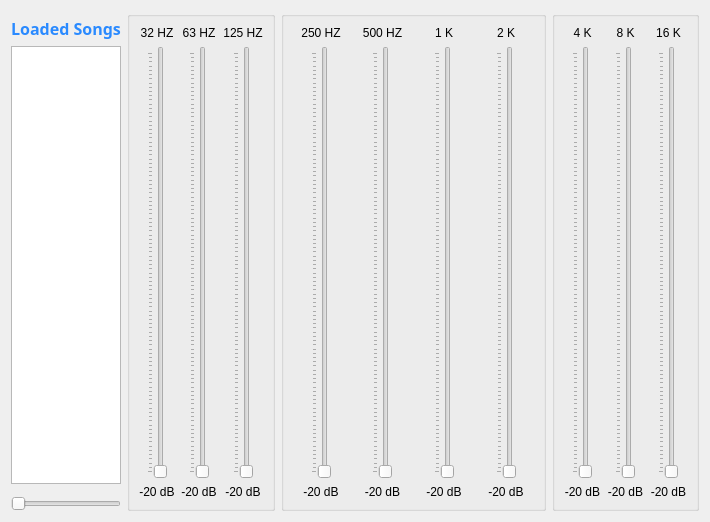
<?xml version="1.0" encoding="UTF-8"?>
<ui version="4.0">
 <class>Form</class>
 <widget class="QWidget" name="Form">
  <property name="geometry">
   <rect>
    <x>0</x>
    <y>0</y>
    <width>710</width>
    <height>522</height>
   </rect>
  </property>
  <property name="windowTitle">
   <string>Form</string>
  </property>
  <layout class="QVBoxLayout" name="verticalLayout">
   <item>
    <layout class="QHBoxLayout" name="horizontalLayout_4">
     <item>
      <layout class="QVBoxLayout" name="verticalLayout_2">
       <item>
        <spacer name="verticalSpacer_2">
         <property name="orientation">
          <enum>Qt::Vertical</enum>
         </property>
         <property name="sizeType">
          <enum>QSizePolicy::Minimum</enum>
         </property>
         <property name="sizeHint" stdset="0">
          <size>
           <width>20</width>
           <height>6</height>
          </size>
         </property>
        </spacer>
       </item>
       <item>
        <widget class="QLabel" name="label">
         <property name="font">
          <font>
           <family>Source Code Pro</family>
           <pointsize>12</pointsize>
           <weight>75</weight>
           <bold>true</bold>
          </font>
         </property>
         <property name="styleSheet">
          <string notr="true">color: #2a8aff;
font-family: &quot;Source Code Pro&quot;;
font-weight: bold;</string>
         </property>
         <property name="text">
          <string>Loaded Songs</string>
         </property>
         <property name="alignment">
          <set>Qt::AlignCenter</set>
         </property>
        </widget>
       </item>
       <item>
        <widget class="QListWidget" name="loaded_songs">
         <property name="itemAlignment">
          <set>Qt::AlignHCenter|Qt::AlignJustify</set>
         </property>
        </widget>
       </item>
       <item>
        <spacer name="verticalSpacer">
         <property name="orientation">
          <enum>Qt::Vertical</enum>
         </property>
         <property name="sizeType">
          <enum>QSizePolicy::Minimum</enum>
         </property>
         <property name="sizeHint" stdset="0">
          <size>
           <width>20</width>
           <height>6</height>
          </size>
         </property>
        </spacer>
       </item>
       <item>
        <widget class="QSlider" name="horizontalSlider">
         <property name="toolTip">
          <string>Volume</string>
         </property>
         <property name="orientation">
          <enum>Qt::Horizontal</enum>
         </property>
        </widget>
       </item>
      </layout>
     </item>
     <item>
      <widget class="QGroupBox" name="low_freq_groupbox">
       <property name="minimumSize">
        <size>
         <width>0</width>
         <height>200</height>
        </size>
       </property>
       <property name="styleSheet">
        <string notr="true"/>
       </property>
       <property name="title">
        <string/>
       </property>
       <property name="flat">
        <bool>false</bool>
       </property>
       <layout class="QGridLayout" name="gridLayout_11">
        <item row="1" column="1">
         <layout class="QGridLayout" name="gridLayout_4">
          <item row="1" column="0">
           <spacer name="horizontalSpacer_9">
            <property name="orientation">
             <enum>Qt::Horizontal</enum>
            </property>
            <property name="sizeHint" stdset="0">
             <size>
              <width>40</width>
              <height>20</height>
             </size>
            </property>
           </spacer>
          </item>
          <item row="1" column="1">
           <widget class="QSlider" name="hz_32">
            <property name="orientation">
             <enum>Qt::Vertical</enum>
            </property>
            <property name="tickPosition">
             <enum>QSlider::TicksAbove</enum>
            </property>
           </widget>
          </item>
          <item row="1" column="2">
           <spacer name="horizontalSpacer_10">
            <property name="orientation">
             <enum>Qt::Horizontal</enum>
            </property>
            <property name="sizeHint" stdset="0">
             <size>
              <width>40</width>
              <height>20</height>
             </size>
            </property>
           </spacer>
          </item>
          <item row="0" column="0" colspan="3">
           <widget class="QLabel" name="label_79">
            <property name="styleSheet">
             <string notr="true"/>
            </property>
            <property name="text">
             <string>32 HZ</string>
            </property>
            <property name="alignment">
             <set>Qt::AlignCenter</set>
            </property>
           </widget>
          </item>
          <item row="2" column="0" colspan="3">
           <widget class="QLabel" name="label_80">
            <property name="styleSheet">
             <string notr="true"/>
            </property>
            <property name="text">
             <string>-20 dB</string>
            </property>
            <property name="alignment">
             <set>Qt::AlignCenter</set>
            </property>
           </widget>
          </item>
         </layout>
        </item>
        <item row="1" column="3">
         <layout class="QGridLayout" name="gridLayout_2">
          <item row="1" column="0">
           <spacer name="horizontalSpacer_5">
            <property name="orientation">
             <enum>Qt::Horizontal</enum>
            </property>
            <property name="sizeHint" stdset="0">
             <size>
              <width>40</width>
              <height>20</height>
             </size>
            </property>
           </spacer>
          </item>
          <item row="1" column="1">
           <widget class="QSlider" name="hz_125">
            <property name="orientation">
             <enum>Qt::Vertical</enum>
            </property>
            <property name="tickPosition">
             <enum>QSlider::TicksAbove</enum>
            </property>
           </widget>
          </item>
          <item row="1" column="2">
           <spacer name="horizontalSpacer_6">
            <property name="orientation">
             <enum>Qt::Horizontal</enum>
            </property>
            <property name="sizeHint" stdset="0">
             <size>
              <width>40</width>
              <height>20</height>
             </size>
            </property>
           </spacer>
          </item>
          <item row="0" column="0" colspan="3">
           <widget class="QLabel" name="label_75">
            <property name="styleSheet">
             <string notr="true"/>
            </property>
            <property name="text">
             <string>125 HZ</string>
            </property>
            <property name="alignment">
             <set>Qt::AlignCenter</set>
            </property>
           </widget>
          </item>
          <item row="2" column="0" colspan="3">
           <widget class="QLabel" name="label_76">
            <property name="styleSheet">
             <string notr="true"/>
            </property>
            <property name="text">
             <string>-20 dB</string>
            </property>
            <property name="alignment">
             <set>Qt::AlignCenter</set>
            </property>
           </widget>
          </item>
         </layout>
        </item>
        <item row="1" column="2">
         <layout class="QGridLayout" name="gridLayout_3">
          <item row="1" column="0">
           <spacer name="horizontalSpacer_7">
            <property name="orientation">
             <enum>Qt::Horizontal</enum>
            </property>
            <property name="sizeHint" stdset="0">
             <size>
              <width>40</width>
              <height>20</height>
             </size>
            </property>
           </spacer>
          </item>
          <item row="1" column="1">
           <widget class="QSlider" name="hz_64">
            <property name="orientation">
             <enum>Qt::Vertical</enum>
            </property>
            <property name="tickPosition">
             <enum>QSlider::TicksAbove</enum>
            </property>
           </widget>
          </item>
          <item row="1" column="2">
           <spacer name="horizontalSpacer_8">
            <property name="orientation">
             <enum>Qt::Horizontal</enum>
            </property>
            <property name="sizeHint" stdset="0">
             <size>
              <width>40</width>
              <height>20</height>
             </size>
            </property>
           </spacer>
          </item>
          <item row="0" column="0" colspan="3">
           <widget class="QLabel" name="label_77">
            <property name="styleSheet">
             <string notr="true"/>
            </property>
            <property name="text">
             <string>63 HZ</string>
            </property>
            <property name="alignment">
             <set>Qt::AlignCenter</set>
            </property>
           </widget>
          </item>
          <item row="2" column="0" colspan="3">
           <widget class="QLabel" name="label_78">
            <property name="styleSheet">
             <string notr="true"/>
            </property>
            <property name="text">
             <string>-20 dB</string>
            </property>
            <property name="alignment">
             <set>Qt::AlignCenter</set>
            </property>
           </widget>
          </item>
         </layout>
        </item>
        <item row="0" column="1" colspan="3">
         <layout class="QHBoxLayout" name="low_freq_icons"/>
        </item>
       </layout>
      </widget>
     </item>
     <item>
      <spacer name="horizontalSpacer">
       <property name="orientation">
        <enum>Qt::Horizontal</enum>
       </property>
       <property name="sizeHint" stdset="0">
        <size>
         <width>40</width>
         <height>20</height>
        </size>
       </property>
      </spacer>
     </item>
     <item>
      <widget class="QGroupBox" name="groupBox_6">
       <property name="minimumSize">
        <size>
         <width>0</width>
         <height>200</height>
        </size>
       </property>
       <property name="styleSheet">
        <string notr="true"/>
       </property>
       <property name="title">
        <string/>
       </property>
       <property name="flat">
        <bool>false</bool>
       </property>
       <layout class="QGridLayout" name="gridLayout_12">
        <item row="1" column="1">
         <layout class="QGridLayout" name="gridLayout_5">
          <item row="1" column="0">
           <spacer name="horizontalSpacer_11">
            <property name="orientation">
             <enum>Qt::Horizontal</enum>
            </property>
            <property name="sizeHint" stdset="0">
             <size>
              <width>40</width>
              <height>20</height>
             </size>
            </property>
           </spacer>
          </item>
          <item row="1" column="1">
           <widget class="QSlider" name="hz_500">
            <property name="orientation">
             <enum>Qt::Vertical</enum>
            </property>
            <property name="tickPosition">
             <enum>QSlider::TicksAbove</enum>
            </property>
           </widget>
          </item>
          <item row="1" column="2">
           <spacer name="horizontalSpacer_12">
            <property name="orientation">
             <enum>Qt::Horizontal</enum>
            </property>
            <property name="sizeHint" stdset="0">
             <size>
              <width>40</width>
              <height>20</height>
             </size>
            </property>
           </spacer>
          </item>
          <item row="0" column="0" colspan="3">
           <widget class="QLabel" name="label_81">
            <property name="styleSheet">
             <string notr="true"/>
            </property>
            <property name="text">
             <string>500 HZ</string>
            </property>
            <property name="alignment">
             <set>Qt::AlignCenter</set>
            </property>
           </widget>
          </item>
          <item row="2" column="0" colspan="3">
           <widget class="QLabel" name="label_82">
            <property name="styleSheet">
             <string notr="true"/>
            </property>
            <property name="text">
             <string>-20 dB</string>
            </property>
            <property name="alignment">
             <set>Qt::AlignCenter</set>
            </property>
           </widget>
          </item>
         </layout>
        </item>
        <item row="1" column="2">
         <layout class="QGridLayout" name="gridLayout_6">
          <item row="2" column="0" colspan="3">
           <widget class="QLabel" name="label_84">
            <property name="styleSheet">
             <string notr="true"/>
            </property>
            <property name="text">
             <string>-20 dB</string>
            </property>
            <property name="alignment">
             <set>Qt::AlignCenter</set>
            </property>
           </widget>
          </item>
          <item row="1" column="0">
           <spacer name="horizontalSpacer_13">
            <property name="orientation">
             <enum>Qt::Horizontal</enum>
            </property>
            <property name="sizeHint" stdset="0">
             <size>
              <width>40</width>
              <height>20</height>
             </size>
            </property>
           </spacer>
          </item>
          <item row="1" column="1">
           <widget class="QSlider" name="hz_1k">
            <property name="orientation">
             <enum>Qt::Vertical</enum>
            </property>
            <property name="tickPosition">
             <enum>QSlider::TicksAbove</enum>
            </property>
           </widget>
          </item>
          <item row="1" column="2">
           <spacer name="horizontalSpacer_14">
            <property name="orientation">
             <enum>Qt::Horizontal</enum>
            </property>
            <property name="sizeHint" stdset="0">
             <size>
              <width>40</width>
              <height>20</height>
             </size>
            </property>
           </spacer>
          </item>
          <item row="0" column="0" colspan="3">
           <widget class="QLabel" name="label_83">
            <property name="styleSheet">
             <string notr="true"/>
            </property>
            <property name="text">
             <string>1 K</string>
            </property>
            <property name="alignment">
             <set>Qt::AlignCenter</set>
            </property>
           </widget>
          </item>
         </layout>
        </item>
        <item row="1" column="0">
         <layout class="QGridLayout" name="gridLayout">
          <item row="1" column="0">
           <spacer name="horizontalSpacer_3">
            <property name="orientation">
             <enum>Qt::Horizontal</enum>
            </property>
            <property name="sizeHint" stdset="0">
             <size>
              <width>40</width>
              <height>20</height>
             </size>
            </property>
           </spacer>
          </item>
          <item row="1" column="1">
           <widget class="QSlider" name="hz_250">
            <property name="orientation">
             <enum>Qt::Vertical</enum>
            </property>
            <property name="tickPosition">
             <enum>QSlider::TicksAbove</enum>
            </property>
           </widget>
          </item>
          <item row="1" column="2">
           <spacer name="horizontalSpacer_4">
            <property name="orientation">
             <enum>Qt::Horizontal</enum>
            </property>
            <property name="sizeHint" stdset="0">
             <size>
              <width>40</width>
              <height>20</height>
             </size>
            </property>
           </spacer>
          </item>
          <item row="0" column="0" colspan="3">
           <widget class="QLabel" name="label_61">
            <property name="styleSheet">
             <string notr="true"/>
            </property>
            <property name="text">
             <string>250 HZ</string>
            </property>
            <property name="alignment">
             <set>Qt::AlignCenter</set>
            </property>
           </widget>
          </item>
          <item row="2" column="0" colspan="3">
           <widget class="QLabel" name="label_62">
            <property name="styleSheet">
             <string notr="true"/>
            </property>
            <property name="text">
             <string>-20 dB</string>
            </property>
            <property name="alignment">
             <set>Qt::AlignCenter</set>
            </property>
           </widget>
          </item>
         </layout>
        </item>
        <item row="1" column="3">
         <layout class="QGridLayout" name="gridLayout_7">
          <item row="1" column="0">
           <spacer name="horizontalSpacer_15">
            <property name="orientation">
             <enum>Qt::Horizontal</enum>
            </property>
            <property name="sizeHint" stdset="0">
             <size>
              <width>40</width>
              <height>20</height>
             </size>
            </property>
           </spacer>
          </item>
          <item row="1" column="1">
           <widget class="QSlider" name="hz_1k_2">
            <property name="orientation">
             <enum>Qt::Vertical</enum>
            </property>
            <property name="tickPosition">
             <enum>QSlider::TicksAbove</enum>
            </property>
           </widget>
          </item>
          <item row="1" column="2">
           <spacer name="horizontalSpacer_16">
            <property name="orientation">
             <enum>Qt::Horizontal</enum>
            </property>
            <property name="sizeHint" stdset="0">
             <size>
              <width>40</width>
              <height>20</height>
             </size>
            </property>
           </spacer>
          </item>
          <item row="0" column="0" colspan="3">
           <widget class="QLabel" name="label_85">
            <property name="styleSheet">
             <string notr="true"/>
            </property>
            <property name="text">
             <string>2 K</string>
            </property>
            <property name="alignment">
             <set>Qt::AlignCenter</set>
            </property>
           </widget>
          </item>
          <item row="2" column="0" colspan="3">
           <widget class="QLabel" name="label_86">
            <property name="styleSheet">
             <string notr="true"/>
            </property>
            <property name="text">
             <string>-20 dB</string>
            </property>
            <property name="alignment">
             <set>Qt::AlignCenter</set>
            </property>
           </widget>
          </item>
         </layout>
        </item>
        <item row="0" column="0" colspan="4">
         <layout class="QHBoxLayout" name="low_freq_icons_6"/>
        </item>
       </layout>
      </widget>
     </item>
     <item>
      <spacer name="horizontalSpacer_2">
       <property name="orientation">
        <enum>Qt::Horizontal</enum>
       </property>
       <property name="sizeHint" stdset="0">
        <size>
         <width>40</width>
         <height>20</height>
        </size>
       </property>
      </spacer>
     </item>
     <item>
      <widget class="QGroupBox" name="groupBox_7">
       <property name="minimumSize">
        <size>
         <width>0</width>
         <height>200</height>
        </size>
       </property>
       <property name="styleSheet">
        <string notr="true"/>
       </property>
       <property name="title">
        <string/>
       </property>
       <property name="flat">
        <bool>false</bool>
       </property>
       <layout class="QHBoxLayout" name="horizontalLayout_13">
        <item>
         <layout class="QGridLayout" name="gridLayout_8">
          <item row="1" column="0">
           <spacer name="horizontalSpacer_17">
            <property name="orientation">
             <enum>Qt::Horizontal</enum>
            </property>
            <property name="sizeHint" stdset="0">
             <size>
              <width>40</width>
              <height>20</height>
             </size>
            </property>
           </spacer>
          </item>
          <item row="1" column="1">
           <widget class="QSlider" name="hz_4k">
            <property name="orientation">
             <enum>Qt::Vertical</enum>
            </property>
            <property name="tickPosition">
             <enum>QSlider::TicksAbove</enum>
            </property>
           </widget>
          </item>
          <item row="1" column="2">
           <spacer name="horizontalSpacer_18">
            <property name="orientation">
             <enum>Qt::Horizontal</enum>
            </property>
            <property name="sizeHint" stdset="0">
             <size>
              <width>40</width>
              <height>20</height>
             </size>
            </property>
           </spacer>
          </item>
          <item row="0" column="0" colspan="3">
           <widget class="QLabel" name="label_87">
            <property name="styleSheet">
             <string notr="true"/>
            </property>
            <property name="text">
             <string>4 K</string>
            </property>
            <property name="alignment">
             <set>Qt::AlignCenter</set>
            </property>
           </widget>
          </item>
          <item row="2" column="0" colspan="3">
           <widget class="QLabel" name="label_88">
            <property name="styleSheet">
             <string notr="true"/>
            </property>
            <property name="text">
             <string>-20 dB</string>
            </property>
            <property name="alignment">
             <set>Qt::AlignCenter</set>
            </property>
           </widget>
          </item>
         </layout>
        </item>
        <item>
         <layout class="QGridLayout" name="gridLayout_9">
          <item row="1" column="0">
           <spacer name="horizontalSpacer_19">
            <property name="orientation">
             <enum>Qt::Horizontal</enum>
            </property>
            <property name="sizeHint" stdset="0">
             <size>
              <width>40</width>
              <height>20</height>
             </size>
            </property>
           </spacer>
          </item>
          <item row="1" column="1">
           <widget class="QSlider" name="hz_8k">
            <property name="orientation">
             <enum>Qt::Vertical</enum>
            </property>
            <property name="tickPosition">
             <enum>QSlider::TicksAbove</enum>
            </property>
           </widget>
          </item>
          <item row="1" column="2">
           <spacer name="horizontalSpacer_20">
            <property name="orientation">
             <enum>Qt::Horizontal</enum>
            </property>
            <property name="sizeHint" stdset="0">
             <size>
              <width>40</width>
              <height>20</height>
             </size>
            </property>
           </spacer>
          </item>
          <item row="0" column="0" colspan="3">
           <widget class="QLabel" name="label_89">
            <property name="styleSheet">
             <string notr="true"/>
            </property>
            <property name="text">
             <string>8 K</string>
            </property>
            <property name="alignment">
             <set>Qt::AlignCenter</set>
            </property>
           </widget>
          </item>
          <item row="2" column="0" colspan="3">
           <widget class="QLabel" name="label_90">
            <property name="styleSheet">
             <string notr="true"/>
            </property>
            <property name="text">
             <string>-20 dB</string>
            </property>
            <property name="alignment">
             <set>Qt::AlignCenter</set>
            </property>
           </widget>
          </item>
         </layout>
        </item>
        <item>
         <layout class="QGridLayout" name="gridLayout_10">
          <item row="1" column="0">
           <spacer name="horizontalSpacer_21">
            <property name="orientation">
             <enum>Qt::Horizontal</enum>
            </property>
            <property name="sizeHint" stdset="0">
             <size>
              <width>40</width>
              <height>20</height>
             </size>
            </property>
           </spacer>
          </item>
          <item row="1" column="1">
           <widget class="QSlider" name="hz_16k">
            <property name="orientation">
             <enum>Qt::Vertical</enum>
            </property>
            <property name="tickPosition">
             <enum>QSlider::TicksAbove</enum>
            </property>
           </widget>
          </item>
          <item row="1" column="2">
           <spacer name="horizontalSpacer_22">
            <property name="orientation">
             <enum>Qt::Horizontal</enum>
            </property>
            <property name="sizeHint" stdset="0">
             <size>
              <width>40</width>
              <height>20</height>
             </size>
            </property>
           </spacer>
          </item>
          <item row="0" column="0" colspan="3">
           <widget class="QLabel" name="label_91">
            <property name="styleSheet">
             <string notr="true"/>
            </property>
            <property name="text">
             <string>16 K</string>
            </property>
            <property name="alignment">
             <set>Qt::AlignCenter</set>
            </property>
           </widget>
          </item>
          <item row="2" column="0" colspan="3">
           <widget class="QLabel" name="label_92">
            <property name="styleSheet">
             <string notr="true"/>
            </property>
            <property name="text">
             <string>-20 dB</string>
            </property>
            <property name="alignment">
             <set>Qt::AlignCenter</set>
            </property>
           </widget>
          </item>
         </layout>
        </item>
       </layout>
      </widget>
     </item>
    </layout>
   </item>
  </layout>
 </widget>
 <resources/>
 <connections/>
</ui>
